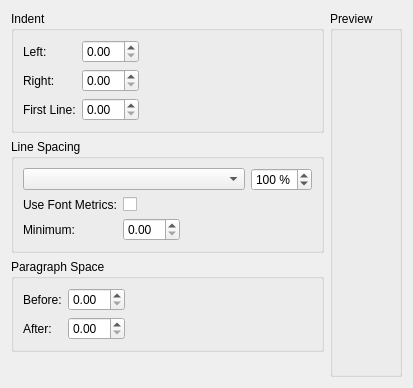
<ui version="4.0" >
 <class>ParagraphIndentSpacing</class>
 <widget class="QWidget" name="ParagraphIndentSpacing" >
  <property name="geometry" >
   <rect>
    <x>0</x>
    <y>0</y>
    <width>400</width>
    <height>388</height>
   </rect>
  </property>
  <property name="windowTitle" >
   <string>Form</string>
  </property>
  <property name="whatsThis" >
   <string>&lt;p>&lt;ul>&lt;li>&lt;b>Single&lt;/b>: The normal linespacing&lt;/li>&lt;/ul>&lt;/p> </string>
  </property>
  <layout class="QGridLayout" >
   <item row="0" column="0" >
    <widget class="QGroupBox" name="groupBox" >
     <property name="title" >
      <string>Indent</string>
     </property>
     <layout class="QGridLayout" >
      <item row="0" column="0" >
       <widget class="QLabel" name="label" >
        <property name="text" >
         <string>Left:</string>
        </property>
        <property name="buddy" >
         <cstring>left</cstring>
        </property>
       </widget>
      </item>
      <item row="0" column="1" >
       <widget class="KoUnitDoubleSpinBox" name="left" />
      </item>
      <item rowspan="3" row="0" column="2" >
       <spacer>
        <property name="orientation" >
         <enum>Qt::Horizontal</enum>
        </property>
        <property name="sizeHint" >
         <size>
          <width>40</width>
          <height>71</height>
         </size>
        </property>
       </spacer>
      </item>
      <item row="1" column="0" >
       <widget class="QLabel" name="label_2" >
        <property name="text" >
         <string>Right:</string>
        </property>
        <property name="buddy" >
         <cstring>right</cstring>
        </property>
       </widget>
      </item>
      <item row="1" column="1" >
       <widget class="KoUnitDoubleSpinBox" name="right" />
      </item>
      <item row="2" column="0" >
       <widget class="QLabel" name="label_3" >
        <property name="text" >
         <string>First Line:</string>
        </property>
        <property name="buddy" >
         <cstring>first</cstring>
        </property>
       </widget>
      </item>
      <item row="2" column="1" >
       <widget class="KoUnitDoubleSpinBox" name="first" />
      </item>
     </layout>
    </widget>
   </item>
   <item rowspan="4" row="0" column="1" >
    <widget class="QGroupBox" name="previewPane" >
     <property name="title" >
      <string>Preview</string>
     </property>
    </widget>
   </item>
   <item row="1" column="0" >
    <widget class="QGroupBox" name="groupBox_2" >
     <property name="whatsThis" >
      <string>&lt;p>&lt;ul>&lt;li>&lt;b>Single&lt;/b>: The normal linespacing&lt;/li>&lt;/ul>&lt;/p> </string>
     </property>
     <property name="title" >
      <string>Line Spacing</string>
     </property>
     <layout class="QGridLayout" >
      <item row="0" column="0" colspan="2" >
       <widget class="QComboBox" name="lineSpacing" >
        <property name="sizePolicy" >
         <sizepolicy vsizetype="Fixed" hsizetype="Preferred" >
          <horstretch>1</horstretch>
          <verstretch>0</verstretch>
         </sizepolicy>
        </property>
       </widget>
      </item>
      <item row="0" column="2" >
       <widget class="QStackedWidget" name="spacingStack" >
        <property name="currentIndex" >
         <number>1</number>
        </property>
        <widget class="QWidget" name="unitsPage" >
         <layout class="QHBoxLayout" >
          <property name="leftMargin" >
           <number>0</number>
          </property>
          <property name="topMargin" >
           <number>0</number>
          </property>
          <property name="rightMargin" >
           <number>0</number>
          </property>
          <property name="bottomMargin" >
           <number>0</number>
          </property>
          <item>
           <widget class="KoUnitDoubleSpinBox" name="custom" />
          </item>
         </layout>
        </widget>
        <widget class="QWidget" name="percentPage" >
         <layout class="QHBoxLayout" >
          <property name="leftMargin" >
           <number>0</number>
          </property>
          <property name="topMargin" >
           <number>0</number>
          </property>
          <property name="rightMargin" >
           <number>0</number>
          </property>
          <property name="bottomMargin" >
           <number>0</number>
          </property>
          <item>
           <widget class="QSpinBox" name="proportional" >
            <property name="suffix" >
             <string> %</string>
            </property>
            <property name="minimum" >
             <number>85</number>
            </property>
            <property name="maximum" >
             <number>999</number>
            </property>
            <property name="singleStep" >
             <number>5</number>
            </property>
            <property name="value" >
             <number>100</number>
            </property>
           </widget>
          </item>
         </layout>
        </widget>
       </widget>
      </item>
      <item row="1" column="0" >
       <layout class="QGridLayout" >
        <item row="0" column="0" >
         <widget class="QLabel" name="label_4" >
          <property name="text" >
           <string>Use Font Metrics:</string>
          </property>
          <property name="buddy" >
           <cstring>useFont</cstring>
          </property>
         </widget>
        </item>
        <item row="0" column="1" >
         <widget class="QCheckBox" name="useFont" >
          <property name="text" >
           <string/>
          </property>
         </widget>
        </item>
        <item row="1" column="0" >
         <widget class="QLabel" name="label_7" >
          <property name="text" >
           <string>Minimum:</string>
          </property>
          <property name="buddy" >
           <cstring>minimumLineSpacing</cstring>
          </property>
         </widget>
        </item>
        <item row="1" column="1" >
         <widget class="KoUnitDoubleSpinBox" name="minimumLineSpacing" />
        </item>
       </layout>
      </item>
      <item row="1" column="1" colspan="2" >
       <spacer>
        <property name="orientation" >
         <enum>Qt::Horizontal</enum>
        </property>
        <property name="sizeHint" >
         <size>
          <width>91</width>
          <height>20</height>
         </size>
        </property>
       </spacer>
      </item>
     </layout>
    </widget>
   </item>
   <item row="2" column="0" >
    <widget class="QGroupBox" name="groupBox_3" >
     <property name="title" >
      <string>Paragraph Space</string>
     </property>
     <layout class="QGridLayout" >
      <item row="0" column="0" >
       <widget class="QLabel" name="label_5" >
        <property name="text" >
         <string>Before:</string>
        </property>
        <property name="buddy" >
         <cstring>before</cstring>
        </property>
       </widget>
      </item>
      <item row="0" column="1" >
       <widget class="KoUnitDoubleSpinBox" name="before" />
      </item>
      <item rowspan="2" row="0" column="2" >
       <spacer>
        <property name="orientation" >
         <enum>Qt::Horizontal</enum>
        </property>
        <property name="sizeHint" >
         <size>
          <width>40</width>
          <height>51</height>
         </size>
        </property>
       </spacer>
      </item>
      <item row="1" column="0" >
       <widget class="QLabel" name="label_6" >
        <property name="text" >
         <string>After:</string>
        </property>
        <property name="buddy" >
         <cstring>after</cstring>
        </property>
       </widget>
      </item>
      <item row="1" column="1" >
       <widget class="KoUnitDoubleSpinBox" name="after" />
      </item>
     </layout>
    </widget>
   </item>
   <item row="3" column="0" >
    <spacer>
     <property name="orientation" >
      <enum>Qt::Vertical</enum>
     </property>
     <property name="sizeHint" >
      <size>
       <width>313</width>
       <height>16</height>
      </size>
     </property>
    </spacer>
   </item>
  </layout>
 </widget>
 <customwidgets>
  <customwidget>
   <class>KoUnitDoubleSpinBox</class>
   <extends>QDoubleSpinBox</extends>
   <header>KoUnitWidgets.h</header>
  </customwidget>
 </customwidgets>
 <resources/>
 <connections/>
</ui>
